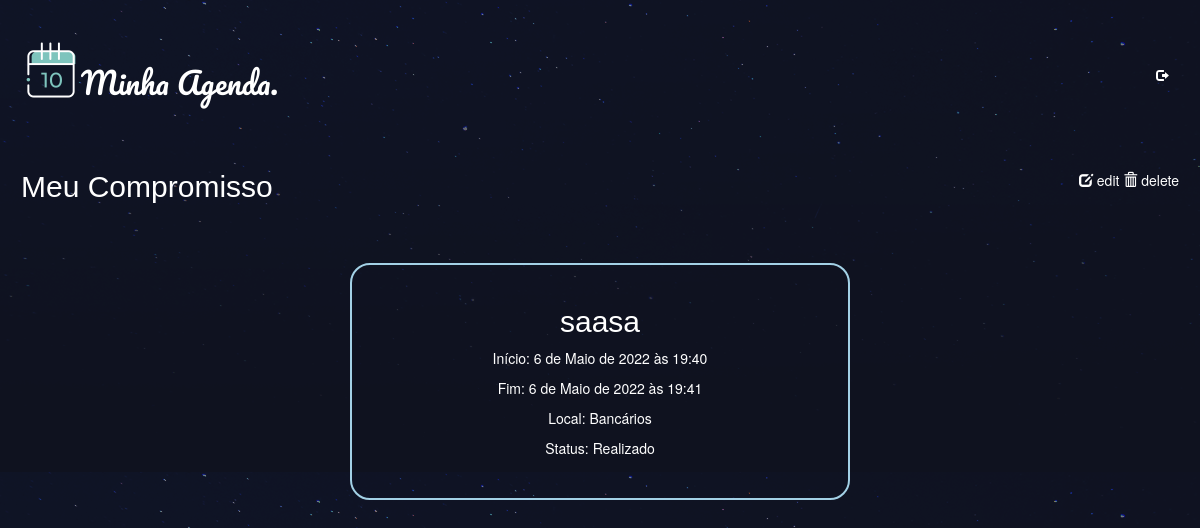
The app's page /compromissos/compromisso/21/ (signed in), older data.
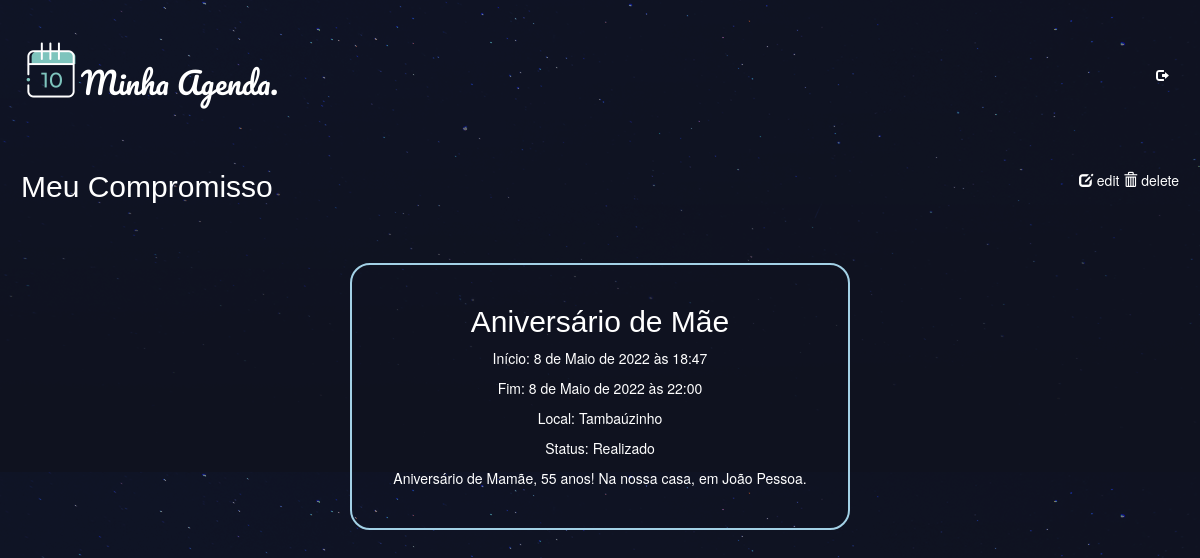
The same page, newer data.
### compromisso/models.py (models this page shows, shortened)
class Compromisso(models.Model):
    nome = models.CharField(max_length=100)
    local = models.CharField(max_length=100)
    obs = models.TextField(blank=True)
    AG = 'Agendado'
    RL = 'Realizado'
    CL = 'Cancelado'
    status = models.CharField(max_length=20, choices=[(AG, 'Agendado'), (RL, 'Realizado'), (CL, 'Cancelado')],
                              default='Agendado')
    data_inicial = models.DateTimeField()
    data_final = models.DateTimeField()
    autor = models.ForeignKey(User, default=None, on_delete=models.CASCADE)

### compromisso/views.py (the view)
# urls.py: path('compromisso/<int:comp_id>/', views.compromisso_visualiza, name="visualiza"),
@login_required(login_url="/accounts/login/")
def compromisso_visualiza(request, comp_id):
    compromisso = Compromisso.objects.get(id=comp_id)
    now = timezone.now()
    if compromisso.data_final < now:
        compromisso.status = 'Realizado'
    return render(request, 'compromisso/compromisso_visualiza.html', {'compromisso': compromisso})

### compromisso/templates/compromisso/compromisso_visualiza.html
{% extends 'base_layout.html'%}
{% block content %}
<header>
        <h2>Meu Compromisso</h2>
        <nav>
        <li>
                <a class="botao-icon" href="{% url 'compromisso:edita' comp_id=compromisso.id %}">
                        <span class="glyphicon glyphicon-edit"></span> edit
                </a>
                <a class="botao-icon" href="{% url 'compromisso:deleta' comp_id=compromisso.id %}">
                        <span class="glyphicon glyphicon-trash"></span> delete
                </a>
        </li>
        </nav>
</header>
<div class="compromisso-visualiza-wrapper">
        <div class="compromisso-visualiza">
                <p><h2>{{ compromisso.nome }}</h2></p>
                <p>Início: {{ compromisso.data_inicial }}</p>
                <p>Fim: {{ compromisso.data_final }}</p>
                <p>Local: {{ compromisso.local }}</p>
                <p>Status: {{ compromisso.status }}</p>
                <p>{{ compromisso.obs }}</p>
        </div>
</div>
{% endblock %}

Row changes from the older to the newer data that the page shows:
changed Compromisso "Realizado": nome "saasa" → "Aniversário de Mãe"; data_inicial "6 de Maio de 2022 às 19:40" → "8 de Maio de 2022 às 18:47"; data_final "6 de Maio de 2022 às 19:41" → "8 de Maio de 2022 às 22:00"; local "Bancários" → "Tambaúzinho"; obs (not shown) → "Aniversário de Mamãe, 55 anos! Na nossa casa, em João Pessoa."
